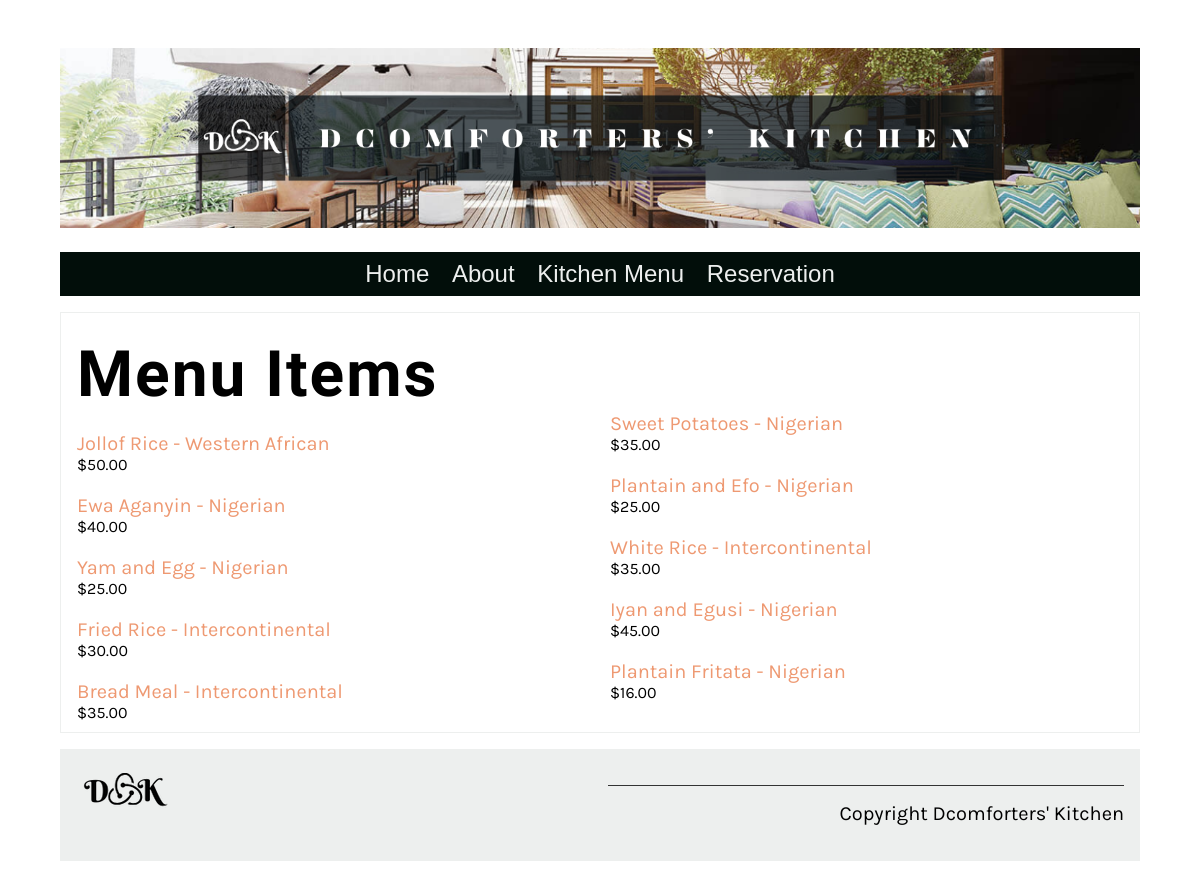
The page /kitchen/ on the database its author committed.
### secondproject/newapp/models.py (models this page shows, shortened)
class Menu(models.Model):
    food_name = models.CharField(max_length=100)
    cuisine = models.CharField(max_length=100)
    item_description = models.TextField(max_length=1000, default='')
    price = models.DecimalField(max_digits=10, decimal_places=2, null=True, blank=True)
    prep_time = models.IntegerField(default=25)
    calories = models.IntegerField(default=1000)

### secondproject/newapp/views.py (the view)
# urls.py: path('kitchen/', views.kitchen, name='kitchen'),
def kitchen(request):
    menu = Menu.objects.all().values()
    template = loader.get_template('kitchen.html')
    context = {'menu' : menu}
    return HttpResponse(template.render(context, request))

### secondproject/newapp/templates/kitchen.html
{% extends 'base.html' %}
{% load static %}
{% block content %}
<section>
    <article>
        <h1>Menu Items</h1>
        <div class="menu-columns">
            {% for item in menu %}
            <p>
                <a href="menu_details/{{ item.id }}">
                    {{ item.food_name }} - {{ item.cuisine }}
                </a>
                <span class="menu-price">
                    ${{ item.price }}
                </span>
            </p>
            {% endfor %}
        </div>
    </article>
</section>
{% endblock %}

### secondproject/newapp/templates/base.html (shortened to what this page needs)
{% load static %}
<!DOCTYPE html>
<html lang="en">
  <head>
    <link
      rel="preload"
      as="style"
      href="{% static 'css/style.css' %}"
      onload="this.rel = 'stylesheet'"
    />
  </head>
  <body>
    {% include 'partials/_header.html' %}
    <main>{% block content %} {% endblock %}</main>
    {% include 'partials/_footer.html' %}
  </body>
</html>

### secondproject/newapp/templates/partials/_header.html
{% load static %}
<header>
  <img src="{% static 'img/banner.png' %}" />
</header>
<nav>
  <ul>
    <li><a href="{% url 'home' %}">Home</a></li>
    <li><a href="{% url 'about' %}">About</a></li>
    <li><a href="{% url 'kitchen' %}">Kitchen Menu</a></li>
    <li><a href="{% url 'reservation' %}">Reservation</a></li>
  </ul>
</nav>

### secondproject/newapp/templates/partials/_footer.html
{% load static %}
<footer>
    <article>
        <img src="{% static 'img/DK_logo.png' %}" />
    </article>
    <article>
        <p>Copyright Dcomforters' Kitchen</p>
    </article>
</footer>

### secondproject/newapp/static/css/style.css (style rules this page uses)
body { font-family: 'Karla', sans-serif; margin-top: 3rem; margin-bottom: 3rem; margin-left: 5%; margin-right: 5%; }
h1, h2, h3, h4, h5, h6 { font-family: 'Markazi Text', serif; letter-spacing: 2px;; }
h1 { font-size: 4rem; margin-top: 1.5rem; margin-bottom: 0; }
p, ul { font-size: 1.25rem;; }
a { color: #EE9972; text-decoration: none; }
header img { display: block; margin-left: auto; margin-right: auto; max-width: 100%; height: auto; }
nav { background-color: #020e0a; margin-top: 1rem; margin-bottom: 1rem; margin-bottom: 0px; }
nav ul { list-style: none; font-size: 1.5rem; font-family: sans-serif; text-align: center; padding-inline-start: 0rem; margin-bottom: 0px; }
nav ul li { display: inline-block; margin: 0.5rem; }
nav ul a { color: #EDEFEE; text-decoration: none; }
section { display: flex; gap: 2rem 1rem; margin-top: 1rem; margin-bottom: 1rem; flex-direction: row; }
article { flex:1; }
article img { max-width: 100%; }
main article { border: 1px solid #EDEFEE; padding-left: 1rem; padding-right: 1rem; }
footer { background-color: #EDEFEE; padding: 1rem; display: flex; gap: 2rem 1rem; }
footer img { max-width: 50%; }
footer p { border-top: #333333; border-style: solid; border-width: 0.1rem; border-bottom: none; border-left: none; border-right: none; text-align: right; padding-top: 1rem;; }
.menu-columns { column-count: 2; column-gap: 20px; }
.menu-columns p { break-inside: avoid; }
.menu-price { display: block; font-size: 1rem; }

### rows shown on the page
Menu: food_name "Jollof Rice", cuisine "Western African", price "50.00"
Menu: food_name "Ewa Aganyin", cuisine "Nigerian", price "40.00"
Menu: food_name "Yam and Egg", cuisine "Nigerian", price "25.00"
Menu: food_name "Fried Rice", cuisine "Intercontinental", price "30.00"
Menu: food_name "Bread Meal", cuisine "Intercontinental", price "35.00"
Menu: food_name "Sweet Potatoes", cuisine "Nigerian", price "35.00"
Menu: food_name "Plantain and Efo", cuisine "Nigerian", price "25.00"
Menu: food_name "White Rice", cuisine "Intercontinental", price "35.00"
Menu: food_name "Iyan and Egusi", cuisine "Nigerian", price "45.00"
Menu: food_name "Plantain Fritata", cuisine "Nigerian", price "16.00"
